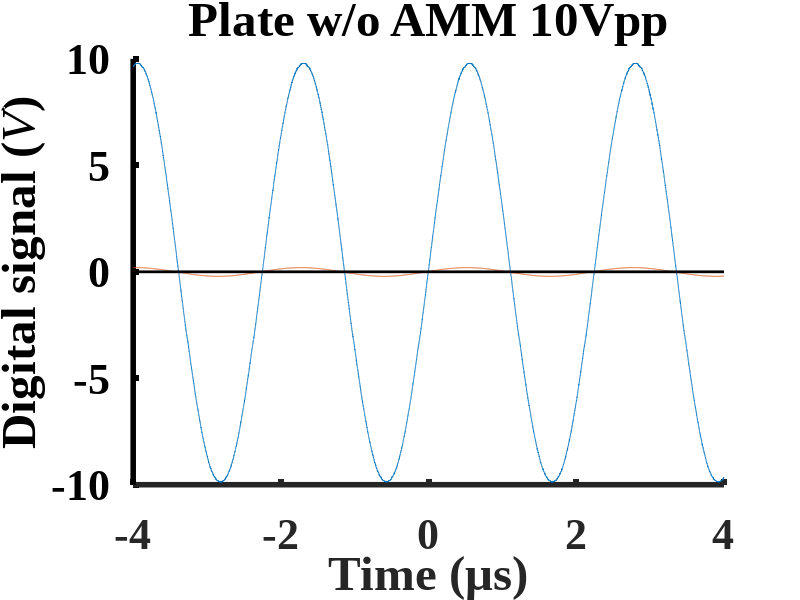

MATLAB code to generate this figure:
% function createfigure(X1, YMatrix1)
%CREATEFIGURE(X1, YMatrix1)
%  X1:  vector of plot x data
%  YMATRIX1:  matrix of plot y data

%  Auto-generated by MATLAB on 04-Apr-2023 11:29:20

% load data
load('E_harvesting_230303_plate_wo_AMM_10Vpp.mat');

% Create figure
figure;

% figure size setting
x0=50;
y0=50;

height = 800;
width=height*(4/3);

set(gcf,'position',[x0,y0,width,height])

% Create axes
axes1 = axes;
hold(axes1,'on');

% Create multiple line objects using matrix input to plot
plot1 = plot(X1,YMatrix1);
set(plot1(1),'DisplayName','Input',...
    'Color',[0 0.447058826684952 0.74117648601532]);
set(plot1(2),'DisplayName','Output',...
    'Color',[0.850980401039124 0.325490206480026 0.0980392172932625]);

% Create line (y = 0)
line(xlim(), [0,0], 'LineWidth', 2, 'Color', 'k');

% Create ylabel
ylabel('Digital signal ({\itV})','FontWeight','bold','FontSize',32,...
    'FontName','Times New Roman');

% Create xlabel
xlabel('Time ({\mus})','FontWeight','bold','FontSize',32,...
    'FontName','Times New Roman');

% Create title
title('Plate w/o AMM 10Vpp');

% Uncomment the following line to preserve the X-limits of the axes
xlim(axes1,[-4e-06 4e-06]);
% Uncomment the following line to preserve the Y-limits of the axes
ylim(axes1,[-10 10]);
hold(axes1,'off');
% Set the remaining axes properties
set(axes1,'FontName','Times New Roman','FontSize',32,'FontWeight','bold',...
    'LineWidth',4,'XGrid','off','XTick',[-4e-06 -2e-06 0 2e-06 4e-06],...
    'XTickLabel',{'-4','-2','0','2','4'},'YColor',[0 0 0],'YGrid','off','ZGrid',...
    'on');
% Create legend
% legend(axes1,'show');

